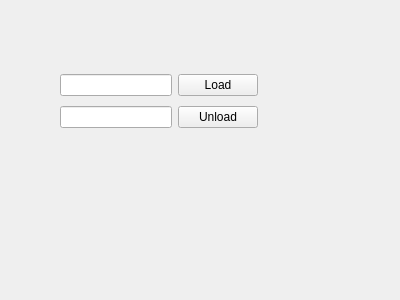
<?xml version="1.0" encoding="UTF-8"?>
<ui version="4.0">
 <class>Plugins</class>
 <widget class="QWidget" name="Plugins">
  <property name="geometry">
   <rect>
    <x>0</x>
    <y>0</y>
    <width>400</width>
    <height>300</height>
   </rect>
  </property>
  <property name="windowTitle">
   <string>Form</string>
  </property>
  <widget class="QWidget" name="">
   <property name="geometry">
    <rect>
     <x>60</x>
     <y>70</y>
     <width>198</width>
     <height>62</height>
    </rect>
   </property>
   <layout class="QVBoxLayout" name="verticalLayout">
    <item>
     <layout class="QHBoxLayout" name="horizontalLayout_2">
      <item>
       <widget class="QLineEdit" name="loadName"/>
      </item>
      <item>
       <widget class="QPushButton" name="load">
        <property name="text">
         <string>Load</string>
        </property>
       </widget>
      </item>
     </layout>
    </item>
    <item>
     <layout class="QHBoxLayout" name="horizontalLayout">
      <item>
       <widget class="QLineEdit" name="unloadName"/>
      </item>
      <item>
       <widget class="QPushButton" name="unload">
        <property name="text">
         <string>Unload</string>
        </property>
       </widget>
      </item>
     </layout>
    </item>
   </layout>
  </widget>
 </widget>
 <resources/>
 <connections/>
</ui>
